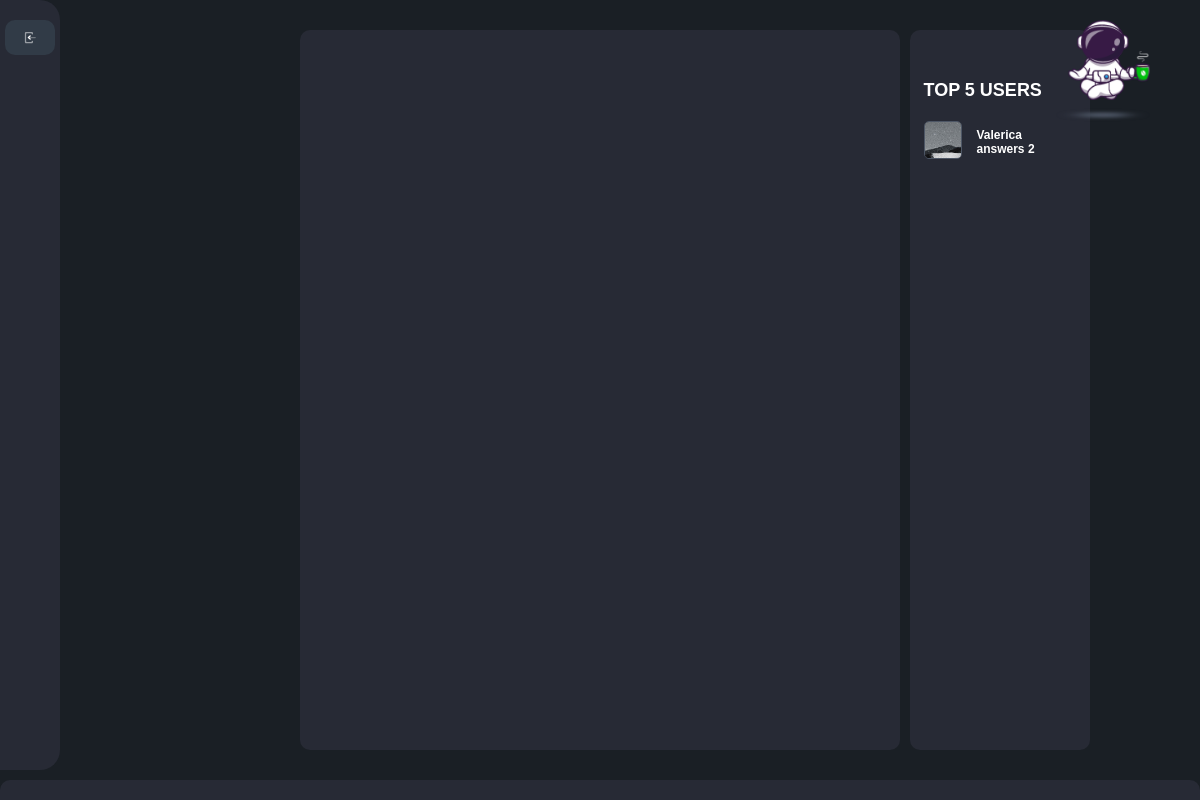
Before: / with the older database file.
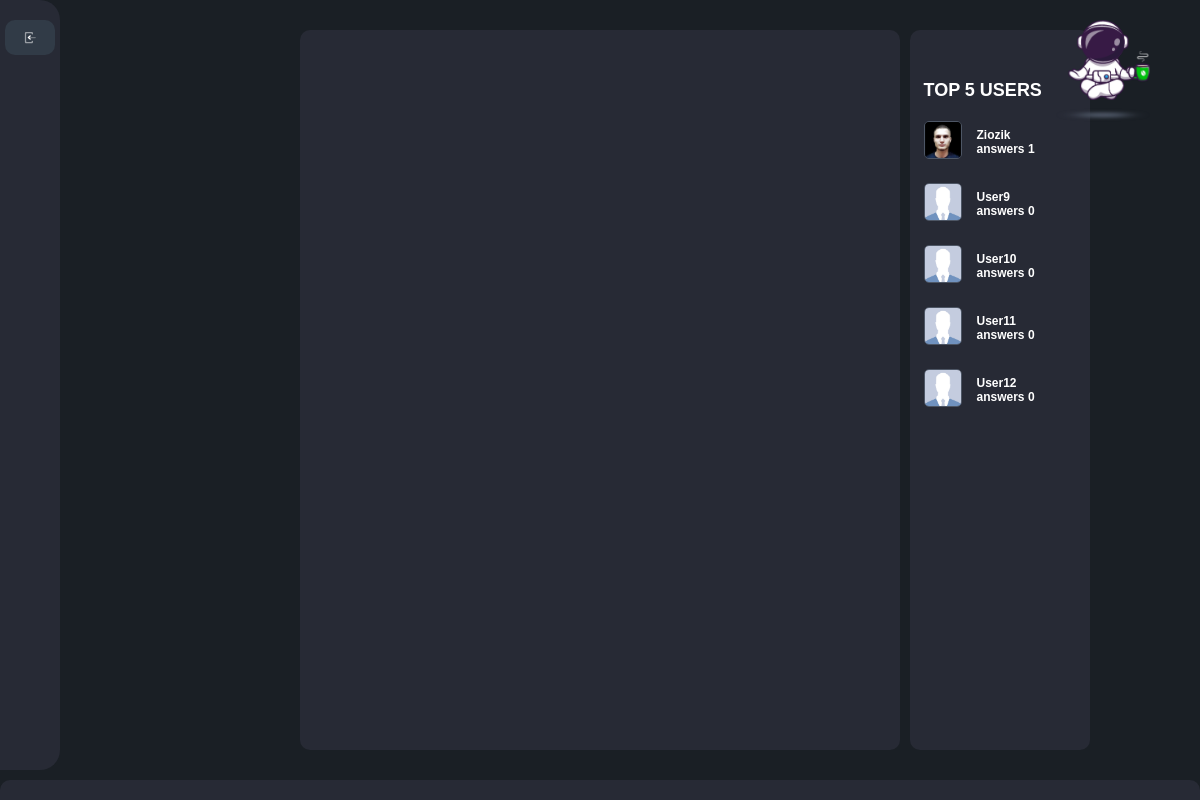
After: the same page with the newer database file.
### home/models.py (models this page shows, shortened)
class UserProfile(models.Model):
    user = models.OneToOneField(User, on_delete=models.PROTECT, null=True)
    avatar = models.ImageField(upload_to="photos/%Y/%m/%d", default='placeholder.png')
    user_name = models.CharField(max_length=255)
    user_status = models.ForeignKey(UserCategory, on_delete=models.CASCADE, default=1)
    correct = models.IntegerField(default=0)
    incorrect = models.IntegerField(default=0)
    def get_absolute_url(self):
        return reverse('User', kwargs={'pk': self.pk})

### home/views.py (the view)
# urls.py: path('', MainView.as_view(), name='home'),
class MainView(DataMixin, ListView):
    template_name = 'home/homepage.html'
    model = Level
    context_object_name = "level"
    def get_queryset(self):
        return Level.objects.all()
    def get_context_data(self, *, object_list=None, **kwargs):
        c_def = self.get_user_context(title="EnApp")
        context = super().get_context_data(**kwargs)
        return dict(list(context.items())+list(c_def.items()))

### home/utils.py (called while the page is built)
    def get_user_context(self, **kwargs):
        context = kwargs
        top = UserProfile.objects.order_by('-correct')[:5]
        context['top'] = top
        return  context

### home/templates/home/homepage.html (shortened to what this page needs)
{% extends "home/main.html" %}
{% block content %}
    <content >
    </content>
{% endblock %}

### home/templates/home/main.html (shortened to what this page needs)
<!doctype html>
<html lang="en">
<head>
    {% load static %}
    <link rel="stylesheet" href="{% static 'home/css/styles.css' %}">
</head>
<body>
<div class="logo" id="logo">
    <img src="{% static 'favicon.ico' %}" alt="logo" class="logo_img" id="logo_img">
</div>
    <header>
        {% include "home/includes/header.html" %}
    </header>
{% block content %}
{% endblock %}
        <aside >
            {% include "home/includes/right-sidebar.html" %}
        </aside>
    <footer>
    </footer>
</body>
</html>

### home/templates/home/includes/header.html (shortened to what this page needs)
{% load static %}
{% block content %}
<nav class="nav" id="nav">
    {% if request.user.is_authenticated %}
        <a href="{% url 'LogOut' %}" style="transform: scale(-1,1)" class="btn_out" id="btn_out">
            <svg width="15" height="15" class="icon_btn" viewBox="0 0 24 24" fill="none" xmlns="http://www.w3.org/2000/svg">
										<rect opacity="0.3" x="8.5" y="11" width="12" height="2" rx="1" fill="currentColor"></rect>
										<path d="M10.3687 11.6927L12.1244 10.2297C12.5946 9.83785 12.6268 9.12683 12.194 8.69401C11.8043 8.3043 11.1784 8.28591 10.7664 8.65206L7.84084 11.2526C7.39332 11.6504 7.39332 12.3496 7.84084 12.7474L10.7664 15.3479C11.1784 15.7141 11.8043 15.6957 12.194 15.306C12.6268 14.8732 12.5946 14.1621 12.1244 13.7703L10.3687 12.3073C10.1768 12.1474 10.1768 11.8526 10.3687 11.6927Z" fill="currentColor"></path>
										<path opacity="0.5" d="M16 5V6C16 6.55228 15.5523 7 15 7C14.4477 7 14 6.55228 14 6C14 5.44772 13.5523 5 13 5H6C5.44771 5 5 5.44772 5 6V18C5 18.5523 5.44771 19 6 19H13C13.5523 19 14 18.5523 14 18C14 17.4477 14.4477 17 15 17C15.5523 17 16 17.4477 16 18V19C16 20.1046 15.1046 21 14 21H5C3.89543 21 3 20.1046 3 19V5C3 3.89543 3.89543 3 5 3H14C15.1046 3 16 3.89543 16 5Z" fill="currentColor"></path>
									</svg>
        </a>
    {% else %}
        <a href="{% url 'SingIn' %}" class="btn_in" id="btn_in">
        </a>
{% endif %}
</nav>
{% endblock %}

### home/templates/home/includes/content.html (shortened to what this page needs)
{% load static %}

### home/templates/home/includes/right-sidebar.html
{% block content %}
<div class="top_users">
<span class="title_sidebar">TOP 5 USERS</span>
{% for t in top %}
    <div class="top" >
    <a href="{{ t.get_absolute_url }}">
        <img src="{{ t.avatar.url }}" alt="" class="top_img">
    </a>
        <div class="top_info">
            <span class="top_name">{{ t.user_name }}</span>
            <span class="top_correct">answers {{ t.correct }}</span>
        </div>
    </div>
{% endfor %}
</div>
{% endblock %}

### home/static/home/css/styles.css (style rules this page uses)
:root { @import url('https://fonts.googleapis.com/css2?family=Montserrat:wght@0,200;0,300;0,400;0,500;0,600;0,700&display=swap'); --primary-color: #1a1f25; --secondary-color: #272a35; --text-color: #4d5665; --blue: #0339fa; --green: #9ff740; --red: #f75528; --color: #354156; --main-font: 'Montserrat', sans-serif; }
html { min-height: 100%; }
body { display: flex; justify-content: start; background: var(--primary-color); width: 100%; margin: 0; padding: 0; min-height: 100%; }
header { position: fixed; z-index: 100; }
content { background: var(--secondary-color); display: flex; flex-direction: column; align-items: center; width: 50%; margin: 30px 0 50px 300px; border-radius: 10px; min-height: 90vh; }
aside { display: flex; flex-direction: column; align-items: center; background: var(--secondary-color); width: 15%; max-height: 100vh; margin: 30px 0 50px 10px; border-radius: 10px; }
footer { position: fixed; background: var(--secondary-color); width: 100%; height: 20px; bottom: 0; left: 0; border-radius: 10px 10px 0 0; }
a { text-decoration: none; }
.logo_img { position: relative; height: 80px; transition: 1s; }
.logo { position: fixed; width: max-content; height: 80px; right: 50px; top: 20px; }
.logo::before { content: ''; position: absolute; display: block; height: 30px; width: 50px; background: var(--text-color); left: 10px; top: 80px; border-radius:30px; transform: rotateX(80deg); filter: blur(10px); transition: 1s; }
.nav { display: flex; flex-direction: column; align-items: end; position: fixed; top: 0; left: 0; width: 50px; height:calc(100% - 30px); padding-right: 5px; padding-left: 5px; background:var(--secondary-color); transition:width 0.3s; border-radius: 0 20px 20px 0; }
.icon_btn { margin: 0; padding: 0; }
.btn_in { display: flex; justify-content: center; margin:20px auto 0; width: 50px; padding: 10px 0; background: #313b47; border-radius: 10px; color: white; }
.title_sidebar { font-family: var(--main-font); font-size: 1.5vw; font-weight: 600; color: white; margin-bottom: 20px; }
.top_users { width: 85%; display: flex; flex-direction: column; justify-content: center; align-items: start; margin-top: 50px; }
.top { display: flex; justify-content: start; align-items: center; margin-bottom: 20px; width: 100%; }
.top_img { height: 3vw; width: 3vw; border-radius: 5px; border: 1px solid var(--text-color); }
.top_info { display: flex; flex-direction: column; align-items: start; justify-content: center; margin-left: 15px; }
.top_name, .top_correct { font-family: var(--main-font); font-size: 1vw; font-weight: 600; color: white; }

Changed rows visible on the page:
removed UserProfile: avatar (picture), user_name "Valerica", correct "2"
added UserProfile: avatar (picture), user_name "Ziozik", correct "1"
added UserProfile: avatar (placeholder picture), user_name "User9", correct "0"
added UserProfile: avatar (placeholder picture), user_name "User10", correct "0"
added UserProfile: avatar (placeholder picture), user_name "User11", correct "0"
added UserProfile: avatar (placeholder picture), user_name "User12", correct "0"
